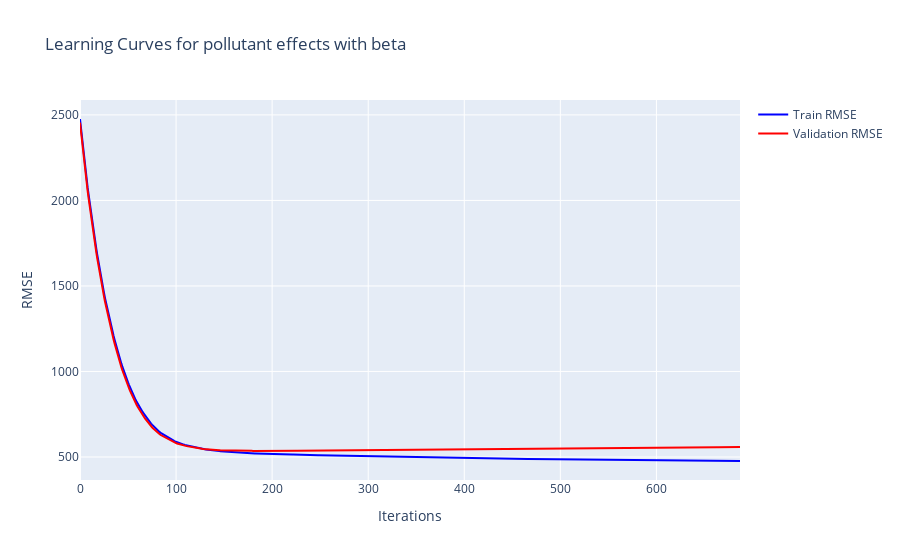

Here is the notebook cell this chart was saved with:
### Code cell
plot_learning_curves(model=model, model_description="pollutant effects with beta")

### Figure 1 — Plotly figure (JSON) as saved in the notebook; plotly's stock layout.template omitted (floating-point values rounded to 4 significant figures; data arrays with more than 128 entries replaced by an {"elided": "..."} marker saying what was removed)
{"data": [{"line": {"color": "blue"}, "mode": "lines", "name": "Train RMSE", "type": "scatter", "x": {"elided": "688 int values"}, "y": {"elided": "688 float values"}}, {"line": {"color": "red"}, "mode": "lines", "name": "Validation RMSE", "type": "scatter", "x": {"elided": "688 int values"}, "y": {"elided": "688 float values"}}], "layout": {"hovermode": "x unified", "title": {"text": "Learning Curves for pollutant effects with beta"}, "xaxis": {"title": {"text": "Iterations"}}, "yaxis": {"title": {"text": "RMSE"}}}}
